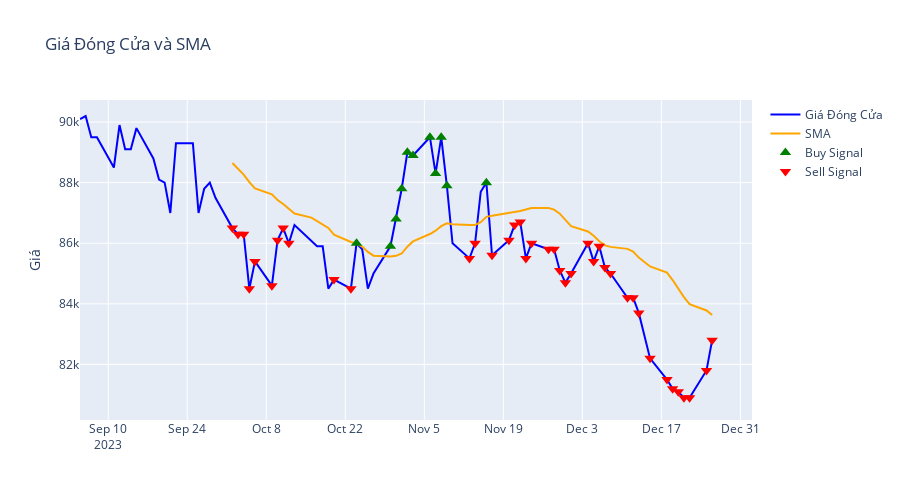
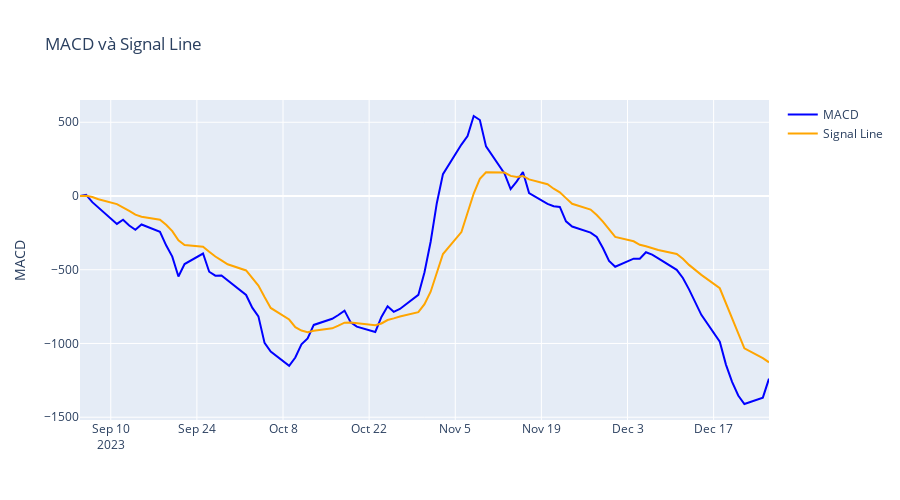

The notebook cell saved with these charts, in order:
### Code cell
import pandas as pd
import plotly.graph_objects as go

# ... (Giữ phần import và tính toán MACD/SMA giống như bạn đã làm)

####################################################################################################
# Tạo figure
fig = go.Figure()

# Biểu đồ giá đóng cửa và SMA
fig.add_trace(go.Scatter(x=data.index, y=data['Close'], mode='lines', name='Giá Đóng Cửa', line=dict(color='blue')))
fig.add_trace(go.Scatter(x=data.index, y=data['SMA'], mode='lines', name='SMA', line=dict(color='orange')))

# Vẽ các điểm cho tín hiệu mua
buy_signals = data[data['Buy_Signal']]
fig.add_trace(go.Scatter(x=buy_signals.index, y=buy_signals['Close'], mode='markers', name='Buy Signal', marker=dict(symbol='triangle-up', size=10, color='green')))

# Vẽ các điểm cho tín hiệu bán
sell_signals = data[data['Sell_Signal']]
fig.add_trace(go.Scatter(x=sell_signals.index, y=sell_signals['Close'], mode='markers', name='Sell Signal', marker=dict(symbol='triangle-down', size=10, color='red')))

fig.update_layout(title='Giá Đóng Cửa và SMA', yaxis_title='Giá', xaxis_rangeslider_visible=False, height=500)

# Hiển thị biểu đồ
fig.show()

####################################################################################################

# Tạo figure
fig = go.Figure()

# Biểu đồ MACD và Signal Line
fig.add_trace(go.Scatter(x=data.index, y=data['MACD'], mode='lines', name='MACD', line=dict(color='blue')))
fig.add_trace(go.Scatter(x=data.index, y=data['Signal_Line'], mode='lines', name='Signal Line', line=dict(color='orange')))

fig.update_layout(title='MACD và Signal Line', yaxis_title='MACD', xaxis_rangeslider_visible=False, height=500)

# Hiển thị biểu đồ
fig.show()
